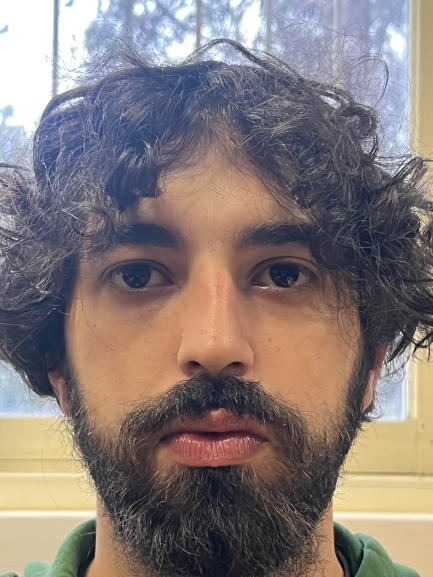
#> input picture src/Images/A.jpg, 865 x 1154 px (shown at 1/2 size)
$ jupyter execute --allow-errors 'face_filters_gpt copy.ipynb'   (shell and % lines are left out)
#> lines starting #> are read from the running program, lines starting #| are printed output that depends on the picture
[cell 1]
import kagglehub
# path = kagglehub.dataset_download("jessicali9530/lfw-dataset")
#> (the rest of this cell did not finish here and is left out)

[cell 2]
import cv2
import os

[cell 3]
# Load face detection classifier
face_classifier = cv2.CascadeClassifier(
    cv2.data.haarcascades + "haarcascade_frontalface_default.xml"
)

[cell 4]
image_size = 128
images = []
ages = []

[cell 5]
def preprocess_image(img_path):
#> called with img_path = '../Images/A.jpg'
    img = cv2.imread(img_path)
#> img is the input picture: shape (1154, 865, 3); mean B, G, R 120.4, 122.8, 133.9
    if img is None:
        print(f"Warning: Could not load image {img_path}. Skipping.")
        return []

    grey_img = cv2.cvtColor(img, cv2.COLOR_BGR2GRAY)
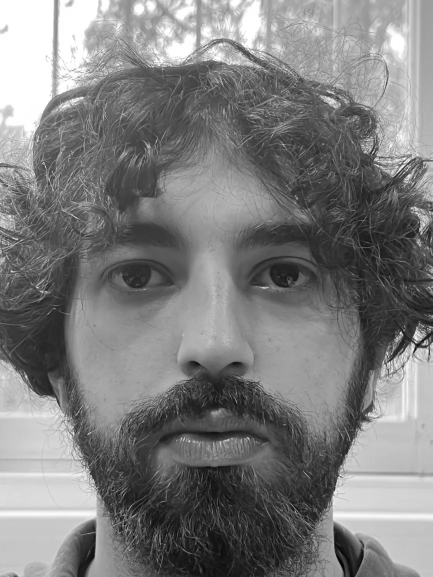
#> grey_img: shape (1154, 865) (shown at 1/2 size); min 1, max 255, mean 125.8
    faces = face_classifier.detectMultiScale(
        grey_img, scaleFactor=1.1, minNeighbors=5, minSize=(120, 120)
    )
#> faces = [[49, 280, 744, 744]]

    crops = []
    for (x, y, w, h) in faces:
        x_max = min(img.shape[1], x + w)
        y_max = min(img.shape[0], y + h)
        x = max(0, x)
        y = max(0, y)

        if w <= 0 or h <= 0:
            continue

        im_cropped = img[y:y_max, x:x_max]
        if im_cropped.size == 0:
            continue

        im_cropped = cv2.cvtColor(im_cropped, cv2.COLOR_BGR2RGB)
        im_cropped = cv2.resize(im_cropped, (image_size, image_size))
        im_cropped = im_cropped.astype("float32") / 255.0
        crops.append(im_cropped)
#> this loop made 1 pass
#> (x, y, w, h, x_max, y_max) on pass 1: (49, 280, 744, 744, 793, 1024)
#> pass 1, in preprocess_image, `im_cropped = img[y:y_max, x:x_max]`:
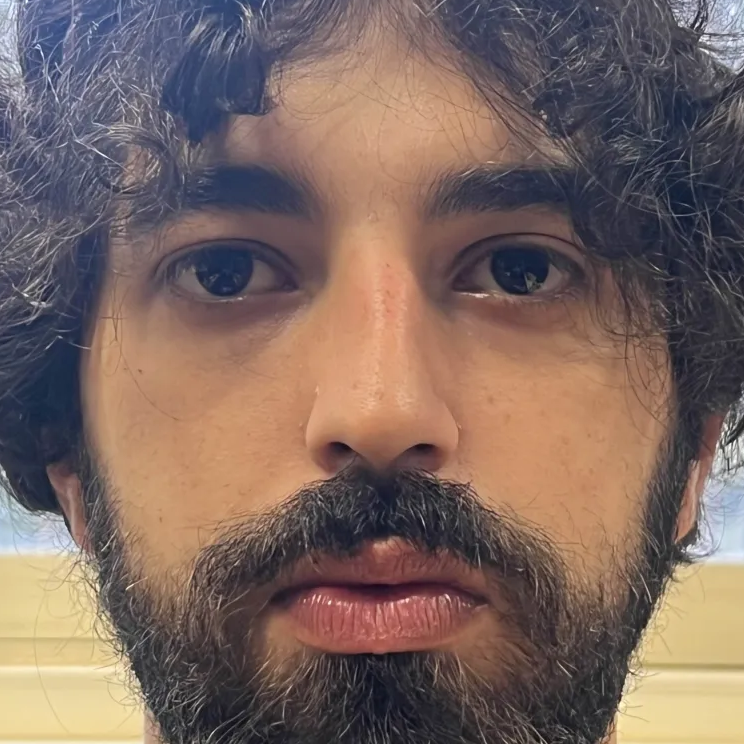
#> im_cropped: shape (744, 744, 3); mean B, G, R 96.9, 103.7, 124
#> pass 1, in preprocess_image, `im_cropped = cv2.resize(im_cropped, (image_size, image_size))`:
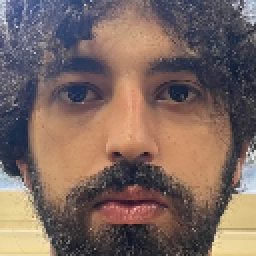
#> im_cropped: shape (128, 128, 3) (shown 2 times larger); mean R, G, B 123.8, 103.5, 96.6
#> after the loop, crops = 1 item

    return crops

[cell 6]
import numpy as np

print("Processing images...")
images = []
ages = []

i = 0
numImg = 15000
#> (the rest of this cell did not finish here and is left out)

[cell 7]
import tensorflow as tf
from tensorflow import keras
from tensorflow.keras import layers, Model, Input

[cell 8]
from sklearn.model_selection import train_test_split

#> (the rest of this cell did not finish here and is left out)

[cell 9]
from keras.saving import register_keras_serializable

# [10 lines left out: function residual_block, not called in this run]


def build_encoder(latent_dim):
    image_input = Input(shape=(128,128,3))
    age_input = Input(shape=(1,))

    x = layers.Conv2D(32, 3, strides=2, padding="same", activation="relu")(image_input)
    x = residual_block(x, 64, strides=2)  # 32x32
    x = residual_block(x, 128, strides=2) # 16x16
    x = residual_block(x, 256, strides=2) # 8x8

    x = layers.Flatten()(x)
    x = layers.Dense(512, activation="relu")(x)

    # Concatenar la edad ANTES del latente
    age_embed = layers.Dense(32, activation="relu")(age_input)
    x = layers.Concatenate()([x, age_embed])

    z_mean = layers.Dense(latent_dim)(x)
    z_log_var = layers.Dense(latent_dim)(x)

    # [5 lines left out: function sampling, not called in this run]

    z = layers.Lambda(sampling)([z_mean, z_log_var])

    return Model([image_input, age_input], [z_mean, z_log_var, z], name="encoder")

[cell 10]
class FiLM(layers.Layer):
    def __init__(self, channels):
        super().__init__()
        self.channels = channels

    def build(self, input_shape):
        self.gamma_dense = layers.Dense(self.channels)
        self.beta_dense = layers.Dense(self.channels)

    # [41 lines left out: functions call, build_decoder, not called in this run]

[cell 11]
# [33 lines left out: function build_discriminator, not called in this run]

[cell 12]
from tensorflow.keras.applications import VGG16
from tensorflow.keras.applications.vgg16 import preprocess_input

from keras_facenet import FaceNet
#> (the rest of this cell did not finish here and is left out)

[cell 13]
latent_dim = 128

#> (the rest of this cell did not finish here and is left out)

[cell 14]
class SaveEveryN(tf.keras.callbacks.Callback):
    # [7 lines left out: function on_epoch_end, not called in this run]

[cell 15]
# Train
epochs = 10
batch_size = 64

#> (the rest of this cell did not finish here and is left out)

#> (a cell that did not finish here is left out)

[cell 17]
# [7 lines of commented-out code are left out]

[cell 18]
import matplotlib.pyplot as plt

n = 10  # Número de imágenes a mostrar

# Tomar las primeras n imágenes y edades
#> (the rest of this cell did not finish here and is left out)

#> (a cell that did not finish here is left out)

[cell 20]
def generate_age_variations(img_path, ages=[5, 15, 25, 40, 60, 80]):
    """
    Genera múltiples versiones de una imagen con diferentes edades.
    Requiere:
        - vae: modelo entrenado
        - preprocess_image: debe devolver recortes faciales normalizados [0,1]
    """

    # --- Preprocesamiento ---
    face_crops = preprocess_image(img_path)
#> face_crops = 1 item
    if len(face_crops) == 0:
        raise ValueError("No se detectó ninguna cara en la imagen.")

    face = face_crops[0]

    # Batch de tamaño 1
    face_batch = np.expand_dims(face, axis=0)
    face_tensor = tf.convert_to_tensor(face_batch, dtype=tf.float32)

    decoded_results = []

    # --- Procesar cada edad ---
    for age_value in ages:
        age_tensor = tf.convert_to_tensor([[age_value]], dtype=tf.float32)

        # Encode + obtener skips
        enc_out = vae_gan.encoder([face_tensor, age_tensor], training=False)
        z_mean, z_log_var, z = enc_out[:3]

        # Decode con skips
        decoded_img = vae_gan.decoder([z, age_tensor], training=False)

        decoded_results.append(decoded_img[0].numpy())

    # --- Mostrar ---
    plt.figure(figsize=(20, 10))

    # Mostrar imagen original
    plt.subplot(1, len(ages) + 1, 1)
    plt.imshow(face)
    plt.title("Original")
    plt.axis("off")

    # Mostrar variaciones
    for i, age_value in enumerate(ages):
        plt.subplot(1, len(ages) + 1, i + 2)
        plt.imshow(decoded_results[i])
        plt.title(f"Older")
        plt.axis("off")

    plt.tight_layout()
    plt.show()

    return decoded_results

[cell 21]
generate_age_variations(
    img_path="../Images/A.jpg",
    # ages=[0, 0.1, 0.3 , 0.5, 0.7, 0.9, 1.1]
    ages=[0.8]
)
#> (the call stopped at in generate_age_variations, `face_tensor = tf.convert_to_tensor(face_batch, dtype=tf.float32)`: tensorflow is not available in this run)

$ run again, with src/Images/AR.jpg copied over src/Images/A.jpg
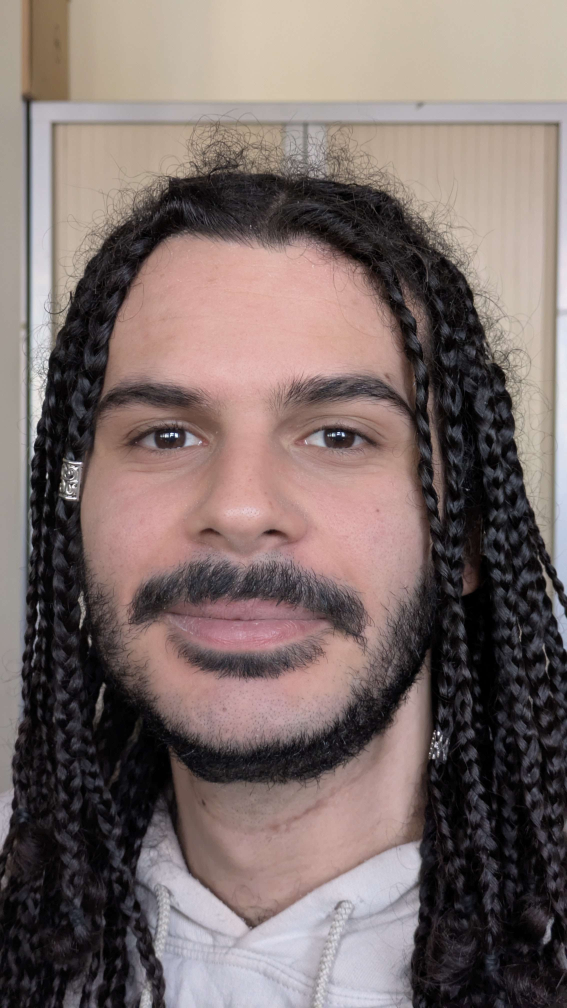
#> input picture src/Images/AR.jpg, 2268 x 4032 px (shown at 1/4 size)
#> in preprocess_image, img is the input picture: shape (4032, 2268, 3); mean B, G, R 106.1, 109, 124.1
#> in preprocess_image, `grey_img = cv2.cvtColor(img, cv2.COLOR_BGR2GRAY)`:
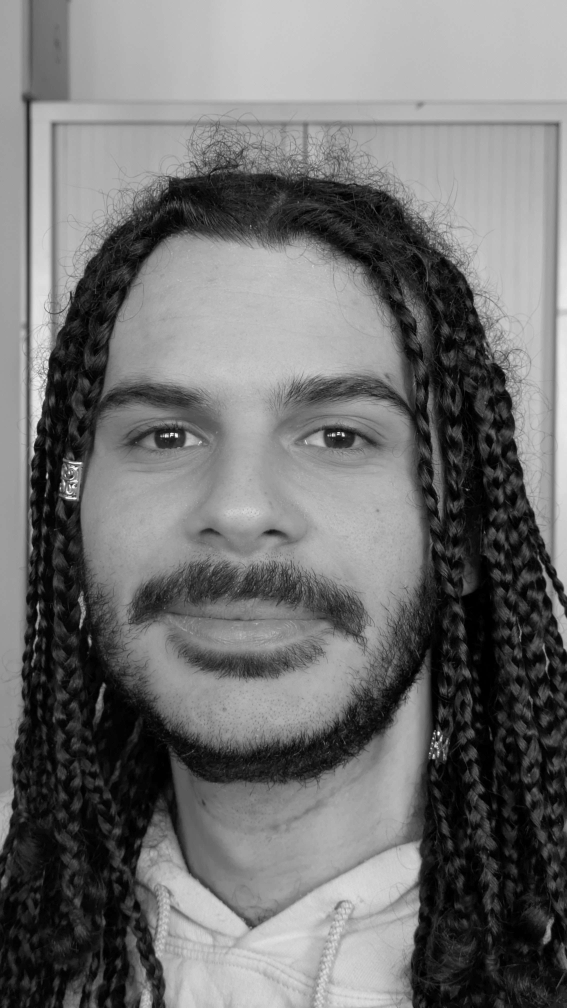
#> grey_img: shape (4032, 2268) (shown at 1/4 size); min 0, max 255, mean 113.2
#> faces = [[141, 1071, 1756, 1756]]
#> the loop in preprocess_image, `for (x, y, w, h) in faces:` made 1 pass
#> (x, y, w, h, x_max, y_max) on pass 1: (141, 1071, 1756, 1756, 1897, 2827)
#> pass 1, in preprocess_image, `im_cropped = cv2.resize(im_cropped, (image_size, image_size))`:
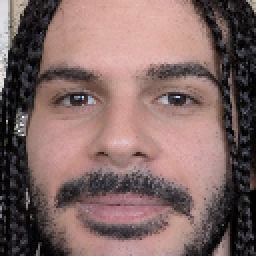
#> im_cropped: shape (128, 128, 3) (shown 2 times larger); mean R, G, B 129, 103.2, 100.8
#> after the loop in preprocess_image, `for (x, y, w, h) in faces:`: crops = 1 item

$ run again, with src/Images/E.jpg copied over src/Images/A.jpg
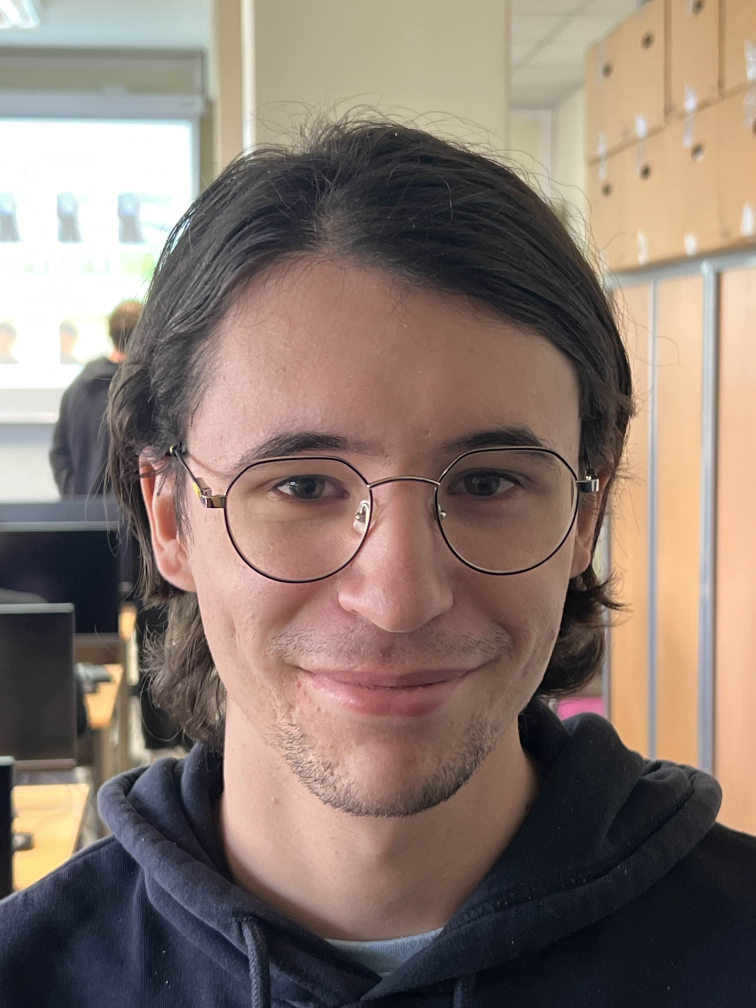
#> input picture src/Images/E.jpg, 3024 x 4032 px (shown at 1/4 size)
#> in preprocess_image, img is the input picture: shape (4032, 3024, 3); mean B, G, R 111.2, 120.5, 136.8
#> in preprocess_image, `grey_img = cv2.cvtColor(img, cv2.COLOR_BGR2GRAY)`:
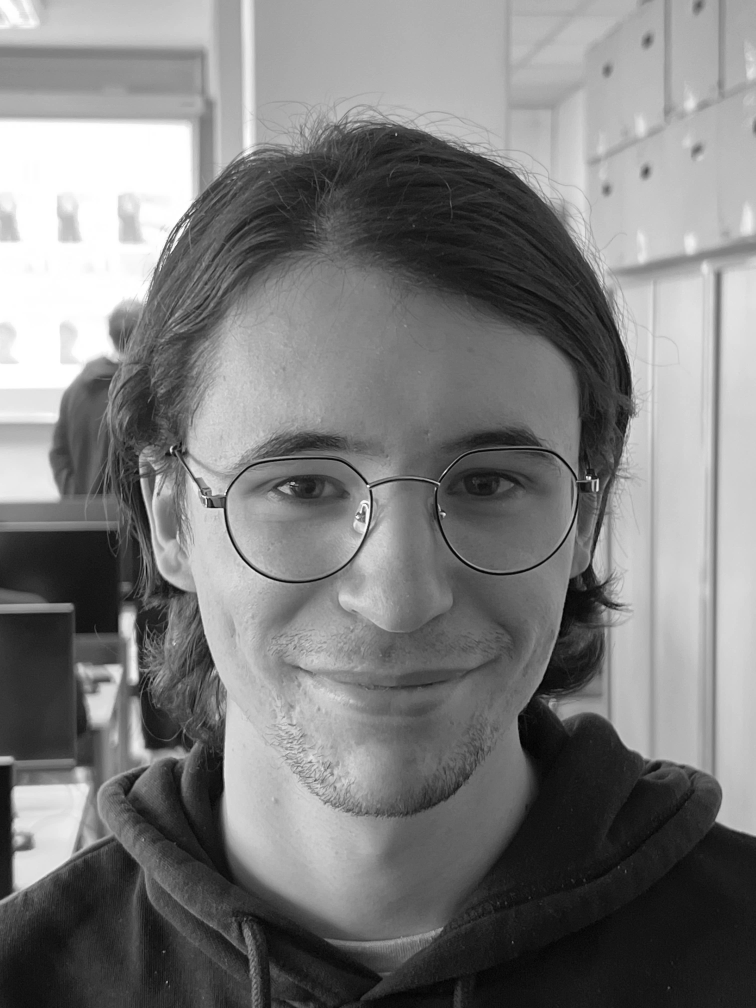
#> grey_img: shape (4032, 3024) (shown at 1/4 size); min 0, max 255, mean 124.3
#> faces = [[515, 1110, 2101, 2101]]
#> the loop in preprocess_image, `for (x, y, w, h) in faces:` made 1 pass
#> (x, y, w, h, x_max, y_max) on pass 1: (515, 1110, 2101, 2101, 2616, 3211)
#> pass 1, in preprocess_image, `im_cropped = cv2.resize(im_cropped, (image_size, image_size))`:
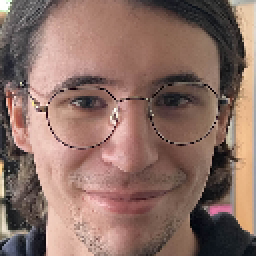
#> im_cropped: shape (128, 128, 3) (shown 2 times larger); mean R, G, B 140, 110.8, 101.3
#> after the loop in preprocess_image, `for (x, y, w, h) in faces:`: crops = 1 item
